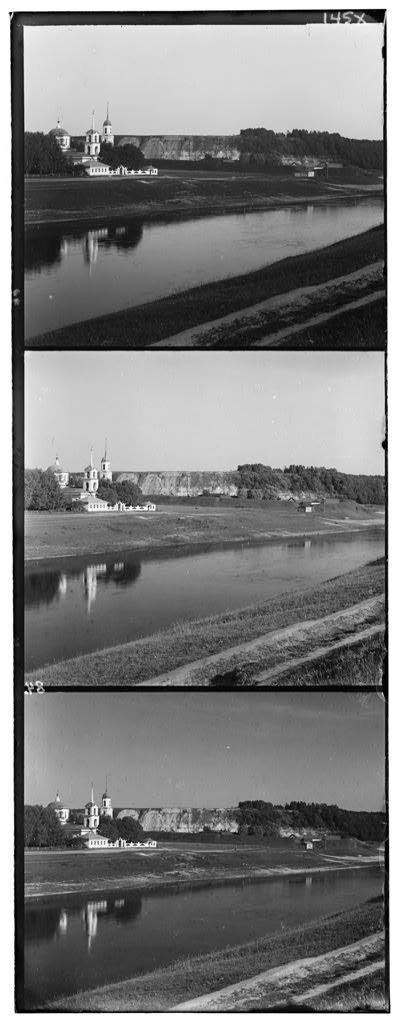
#> input picture Data/00125v.jpg, 400 x 1024 px, found by its file name
$ python 1a.py
#> lines starting #> are read from the running program, lines starting #| are printed output that depends on the picture
import numpy as np
import cv2

###########IMAGE READ####################
im=cv2.imread("G://CS 543-Computer Vision//Assignment 1//data-basic alignment//00125v.jpg",cv2.IMREAD_GRAYSCALE)
#> im is the input picture: shape (1024, 400); min 0, max 255, mean 124.2
print(im.shape)
#| (1024, 400)
b=im[:im.shape[0]//3,:]
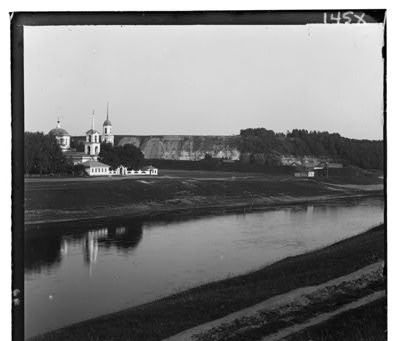
#> b: shape (341, 400); min 0, max 255, mean 125.9
g=im[im.shape[0]//3:2*(im.shape[0]//3),:]
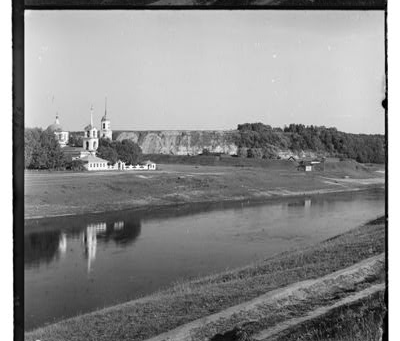
#> g: shape (341, 400); min 0, max 255, mean 139.3
r=im[2*(im.shape[0]//3):,:]
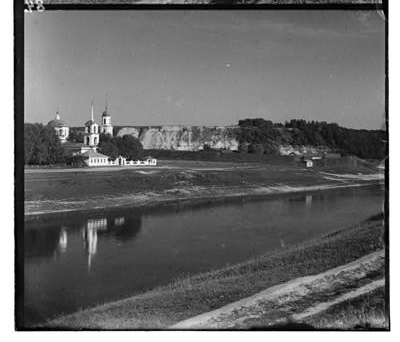
#> r: shape (342, 400); min 0, max 255, mean 107.3

########resize###########
if b.shape[0]==g.shape[0]==r.shape[0]:
    pass
else:
    r=cv2.resize(r,(b.shape[1],b.shape[0]))
#> r: shape (341, 400)

#neglect borders (make it automatic)
b = b[20:b.shape[0]-20, 20:b.shape[1]-20]
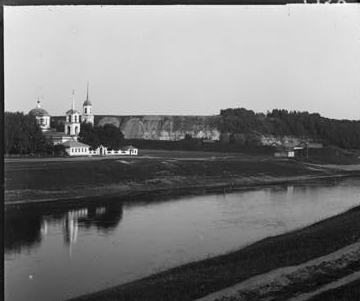
#> b: shape (301, 360); min 0, max 253, mean 123.7
g = g[20:g.shape[0]-20, 20:g.shape[1]-20]
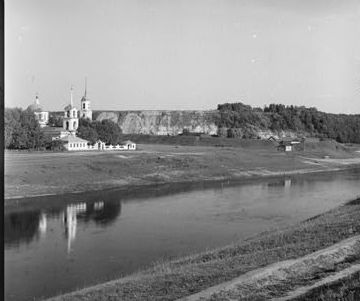
#> g: shape (301, 360); min 5, max 255, mean 140.1
r = r[20:r.shape[0]-20, 20:r.shape[1]-20]
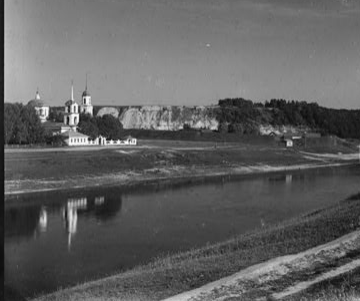
#> r: shape (301, 360); min 11, max 254, mean 96.2

##########PIXEL SHIFT for R,G ##############
disp=np.arange(-15,16)
count=0
gr_ncc_score_min,rg_ncc_score_min=float("-inf"), float("-inf")
disp_vector_bgr,disp_vector_rgb=(0,0),(0,0)

#displace G/R, merge, take ncc with B, merge the max NCC imgs
for dx in disp:
    for dy in disp:
        translation_matrix=np.float32([[1,0,dx],[0,1,dy]])
        # Apply the translation to the Green and Red channels
        green_shifted = cv2.warpAffine(g, translation_matrix, (g.shape[1], g.shape[0]))
        red_shifted = cv2.warpAffine(r, translation_matrix, (r.shape[1], r.shape[0]))

        #merge G/R
        gr=cv2.merge([green_shifted,red_shifted])
        rg=cv2.merge([red_shifted,green_shifted])

        grayscale_image = 0.587 * green_shifted + 0.299 * red_shifted
        grayscale_image = np.clip(grayscale_image, 0, 255).astype(np.uint8)

        print(gr.shape, b.shape)

        ###########NCC calc#############
        grflat = gr.flatten().astype(np.float32)
        rgflat = rg.flatten().astype(np.float32)
        bflat = b.flatten().astype(np.float32)

# [31 lines of commented-out code are left out]

$ run again, with Data/00153v.jpg copied over Data/00125v.jpg
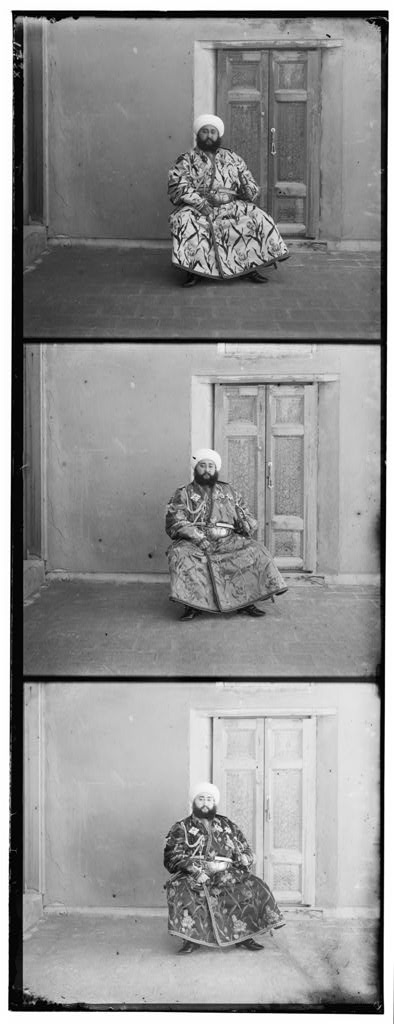
#> input picture Data/00153v.jpg, 394 x 1024 px, found by its file name
#> im is the input picture: shape (1024, 394); min 0, max 255, mean 145.2
#| (1024, 394)
#> `g = g[20:g.shape[0]-20, 20:g.shape[1]-20]`:
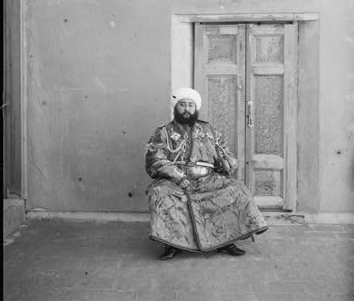
#> g: shape (301, 354); min 0, max 255, mean 143.4
#> `r = r[20:r.shape[0]-20, 20:r.shape[1]-20]`:
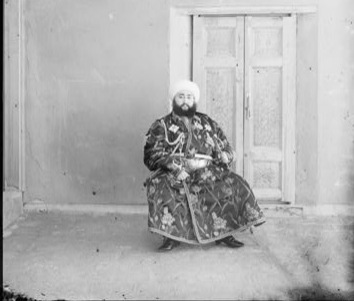
#> r: shape (301, 354); min 0, max 249, mean 176.1

$ run again, with Data/00351v.jpg copied over Data/00125v.jpg
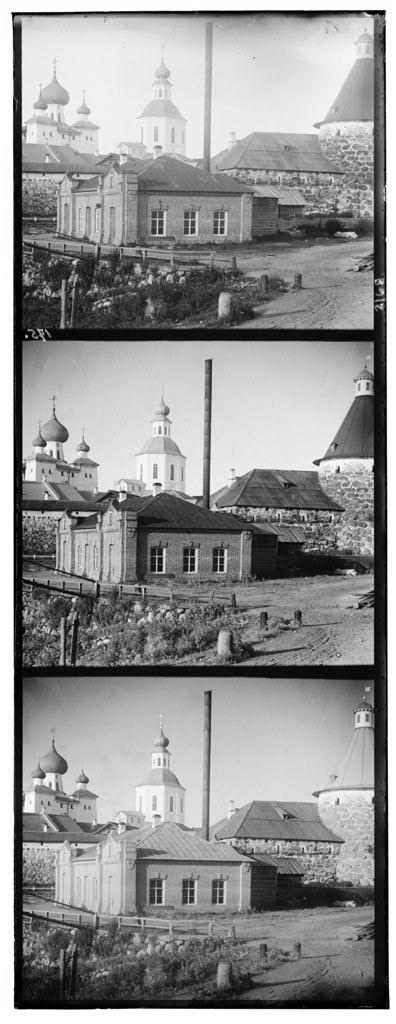
#> input picture Data/00351v.jpg, 396 x 1024 px, found by its file name
#> im is the input picture: shape (1024, 396); min 0, max 255, mean 146.8
#| (1024, 396)
#> `g = g[20:g.shape[0]-20, 20:g.shape[1]-20]`:
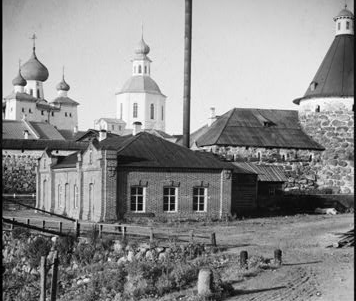
#> g: shape (301, 356); min 0, max 255, mean 141.6
#> `r = r[20:r.shape[0]-20, 20:r.shape[1]-20]`:
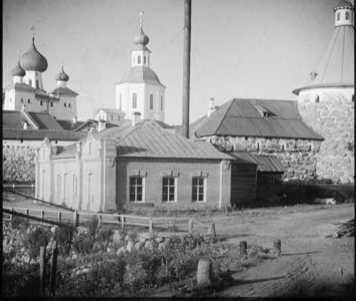
#> r: shape (301, 356); min 0, max 255, mean 141.6
